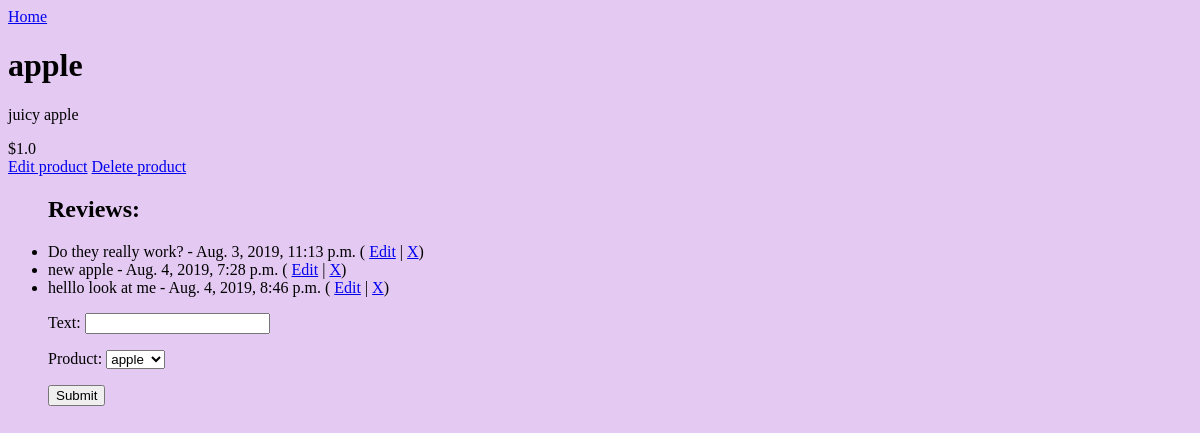
Page /product/2/show on the committed database.
### rainforest/models.py (models this page shows, shortened)
class Product(models.Model):
    name = models.CharField(max_length=255, null=False)
    description = models.TextField(null=False)
    price = models.FloatField(null=False)
    def __str__(self):
        return f'{self.name}'

class Review(models.Model):
    date = models.DateTimeField(auto_now_add=True)
    text = models.CharField(max_length=255, null=False)
    product = models.ForeignKey(Product, on_delete=models.CASCADE, related_name='reviews', default='Product.id')

### rainforest/views.py (the view)
# urls.py: path('product/<int:id>/show', product_show, name='product_show'),
def product_show(request, id):
    product_id = Product.objects.get(pk=id)
    review = Review.objects.filter(product=product_id)
    form = ReviewForm()
    context = {
        'product': product_id,
        'reviews': review,
        'review_form': form,
        'action': '/review/create'
    }
    return render(request, 'show_product.html', context)

### rainforest/forms.py
class ReviewForm(ModelForm):
    class Meta:
        model = Review
        fields = ['text', 'product']

### rainforest/templates/show_product.html (shortened to what this page needs)
{% extends 'base.html' %}
{% block content %}
<div>
    <h1>{{product.name}}</h1>
    <p> {{product.description}}</p>
    <span>${{product.price}}</span>
    <div class='edit-delete-product'>
        <a href="{% url 'edit_product' product.id %}">Edit product</a>
        <a href="{% url 'delete_product' product.id %}">Delete product</a>
    </div>
</div>
<ul>
    <h2> Reviews: </h2>
    {% for review in reviews  %}
        <li> {{review.text}} - {{review.date}} ( <a href="{% url 'edit_review' review.pk %}"> Edit</a> | <a href="{% url 'delete_review' review.pk %}">X</a>) </li>
    {% endfor %}
    <form action='{{ action }}' method="POST">
        {{review_form.as_p}}
        <input type="submit" name="submit" value="Submit">
    </form>
</ul>
{% endblock %}

### rainforest/static/css/style.css (style rules this page uses)
body { background-color: rgb(228, 201, 243); }

### rows in the picture
Product: name "apple", description "juicy apple", price "1.0"
Review: text "Do they really work?", date "Aug. 3, 2019, 11:13 p.m."
Review: text "new apple", date "Aug. 4, 2019, 7:28 p.m."
Review: text "helllo look at me", date "Aug. 4, 2019, 8:46 p.m."
